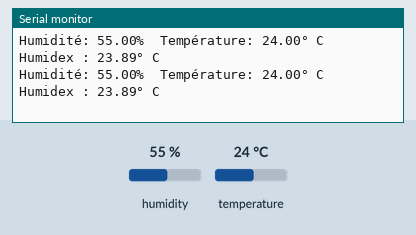
This sketch was run on a simulated Arduino Uno, built with avr-gcc and run on an emulated ATmega328P. On the bench: the last lines printed to the serial monitor. The inputs (shaded band) are chosen by the test bench; at power-on: humidity 55 %, temperature 24 °C.

Above: at 4.8 s.
4.9 s: humidity set to 22 %
At 8.7 s:
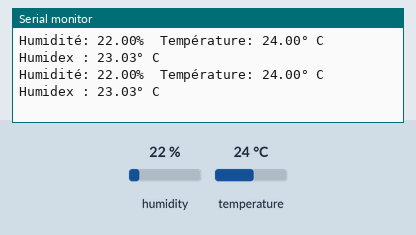
8.9 s: temperature set to 12 °C
At 9.8 s:
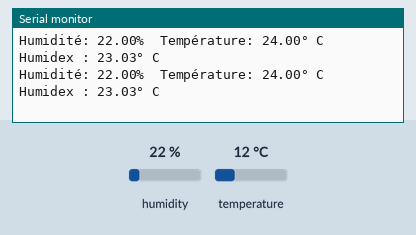
12.9 s: humidity set to 40 %
At 13.8 s:
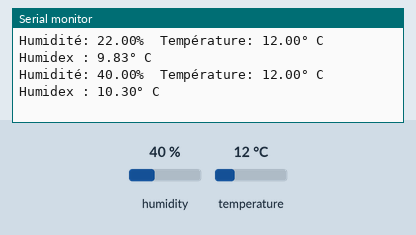
Timing chart, 0 to 15.9 s (numbered marks = the images above; inputs shaded):
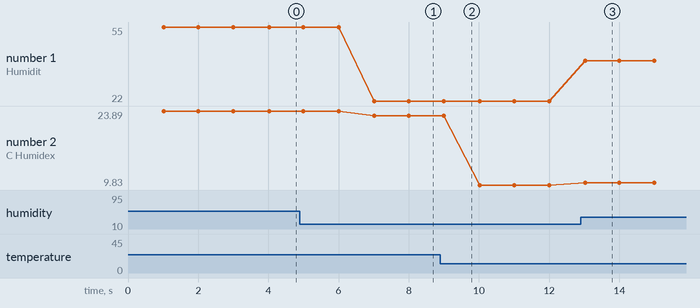

Measured:
- after the input at 4.9 s, the serial monitor: prints a new line after 2.1 s (image 1)
- after the input at 12.9 s, the serial monitor: prints a new line after 0.12 s (image 3)
- plotted number 1: 55 → 22 after the input at 4.9 s, 22 → 40 after the input at 12.9 s
- plotted number 2: 23.89 → 23.03 after the input at 4.9 s, 23.03 → 9.83 after the input at 8.9 s, 9.83 → 10.3 after the input at 12.9 s

The sketch:

cours_04c_dht11.ino
```cpp
#include <DHT.h>

// Broche de données
#define DHTPIN 2

// Type de capteur pour la librairie
#define DHTTYPE DHT11  // DHT 11

// Déclaration de l'objet
DHT dht(DHTPIN, DHTTYPE);

long currentTime = 0;
long dhtPrevious = 0;
long dhtDelay = 1000;

void setup() {
  Serial.begin(9600);
  Serial.println(F("DHTxx test!"));

  dht.begin();  // Initialisation

  currentTime = millis();
}

void loop() {
  currentTime = millis();

  if (currentTime - dhtPrevious >= dhtDelay) {
    dhtPrevious = currentTime;

    float h = dht.readHumidity();
    float t = dht.readTemperature();
    float humidex = dht.computeHeatIndex(t, h, false);

    Serial.print("Humidité: ");
    Serial.print(h);
    Serial.print(("%  Température: "));
    Serial.print(t);
    Serial.print(("° C "));
    Serial.print(("Humidex : "));
    Serial.print(humidex);
    Serial.println(("° C "));
  }
}
```
